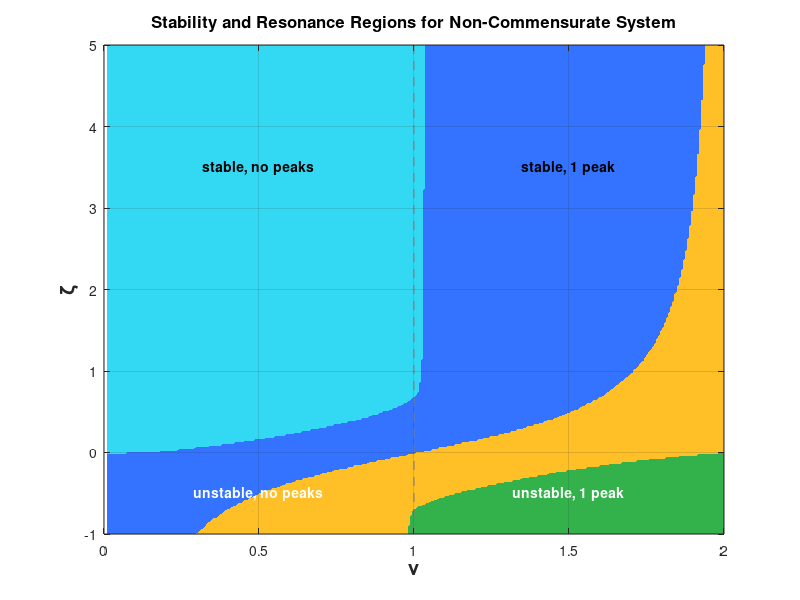

Reproduce this figure in MATLAB.
%==========================================================================
% THESIS PROJECT: Time-Domain Identification of Second-Species Systems
% AUTHOR: Rodrigo Fonseca
% DATE: 2026
% TYPE: SCRTIPT
% STATUS: IN PROGRESS
%
% PROGRAM DESCRIPTION: 
% The goal is to plot the stability chart zonsidering zeta and nu for the
% various systems like in the bibliography
% Based on: Hmed et al. (2015) - "Stability and resonance conditions..."
%
%
% OUTPUT FOLDER: results\stabilityChart
%==========================================================================

close all;

% 1. Parameters and Grid Setup
nu_vec = linspace(0.01, 2, 300);    % nu range (x-axis)
zeta_vec = linspace(-1, 5, 300);   % zeta range (y-axis)
[NU, ZETA] = meshgrid(nu_vec, zeta_vec);

% Initialize the classification matrix
% 1: Stable, no peaks | 2: Stable, 1 peak | 3: Unstable, 1 peak | 4: Unstable, no peak
Regions = zeros(size(NU));

% 2. Main Computation Loop
% We normalize by setting wn = 1
for i = 1:numel(NU)
    nu = NU(i);
    zeta = ZETA(i);
    
    % --- Stability Boundary Calculation ---
    % Analytical boundary from Eq. (2.2) of Hmed et al.
    % The system is stable if zeta > zeta_osc
    zeta_osc = -sin((nu + 1) * pi/2) / (2 * sin(nu * pi/2));
    is_stable = (zeta > zeta_osc);
    
    % --- Resonance Detection ---
    % Evaluate the magnitude of the frequency response
    w = logspace(-2, 2, 400); % Frequency vector
    s = 1j * w;
    G_jw = 1 ./ (s.^(nu+1) + 2*zeta*s.^nu + 1);
    mag = abs(G_jw);
    
    % A peak exists if the maximum magnitude is greater than the DC gain (G(0)=1)
    has_peak = max(mag) > 1.001; 
    
    % 3. Categorization
    if is_stable && ~has_peak
        Regions(i) = 1; % Cyan
    elseif is_stable && has_peak
        Regions(i) = 2; % Blue
    elseif ~is_stable && has_peak
        Regions(i) = 3; % Yellow/Orange
    else
        Regions(i) = 4; % Green
    end
end

% 4. Visualization
figure('Color', 'w', 'Position', [100 100 850 600]);

% Plot the filled regions
[~, h] = contourf(NU, ZETA, Regions, [1 2 3 4]);
set(h, 'LineColor', 'none');
hold on;

% Plot the analytical black stability boundary line
%zeta_osc_line = -sin((nu_vec + 1) * pi/2) ./ (2 * sin(nu_vec * pi/2));
%plot(nu_vec, zeta_osc_line, 'k', 'LineWidth', 2.5);

% Define custom colors matching the user image
% Regions: [Cyan, Blue, Orange/Yellow, Green]
myMap = [0.2, 0.85, 0.95;  % Region 1
         0.2, 0.45, 1.0;   % Region 2
         1.0, 0.75, 0.15;  % Region 3
         0.2, 0.70, 0.3];  % Region 4
colormap(myMap);

% Formatting the plot
xlabel('\nu', 'FontSize', 14, 'FontWeight', 'bold');
ylabel('\zeta', 'FontSize', 14, 'FontWeight', 'bold');
title('Stability and Resonance Regions for Non-Commensurate System', 'FontSize', 12);
axis([0 2 -1 5]);
grid on;

% Add Text Labels
text(0.5, 3.5, 'stable, no peaks', 'FontWeight', 'bold', 'HorizontalAlignment', 'center');
text(1.5, 3.5, 'stable, 1 peak', 'FontWeight', 'bold', 'HorizontalAlignment', 'center');
text(1.5, -0.5, 'unstable, 1 peak', 'FontWeight', 'bold', 'HorizontalAlignment', 'center', 'Color', 'w');
text(0.5, -0.5, 'unstable, no peaks', 'FontWeight', 'bold', 'HorizontalAlignment', 'center', 'Color', 'w');

% Optional: Draw vertical line at nu = 1 to show standard 2nd order case
line([1 1], [-1 5], 'Color', [0.5 0.5 0.5], 'LineStyle', '--');
